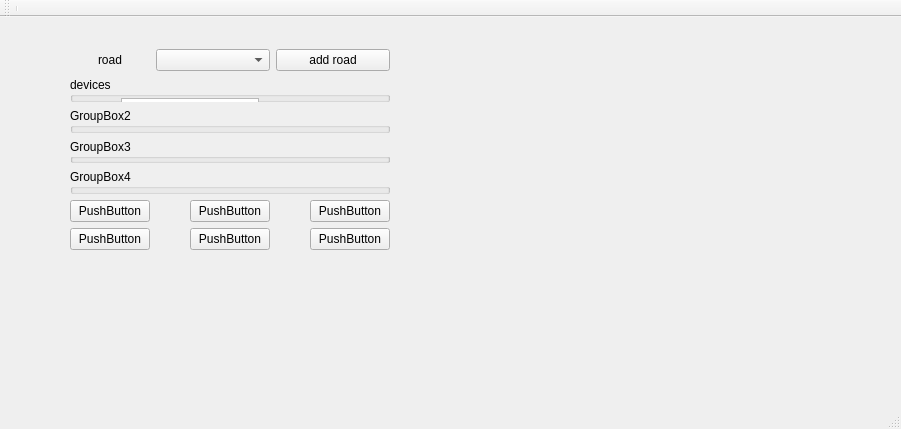
<?xml version="1.0" encoding="UTF-8"?>
<ui version="4.0">
 <class>MainWindow</class>
 <widget class="QMainWindow" name="MainWindow">
  <property name="geometry">
   <rect>
    <x>0</x>
    <y>0</y>
    <width>901</width>
    <height>429</height>
   </rect>
  </property>
  <property name="windowTitle">
   <string>MainWindow</string>
  </property>
  <widget class="QWidget" name="centralWidget">
   <widget class="QWidget" name="horizontalLayoutWidget">
    <property name="geometry">
     <rect>
      <x>20</x>
      <y>10</y>
      <width>481</width>
      <height>311</height>
     </rect>
    </property>
    <layout class="QHBoxLayout" name="horizontalLayout">
     <item>
      <widget class="QWidget" name="widget_info" native="true">
       <widget class="QWidget" name="layoutWidget">
        <property name="geometry">
         <rect>
          <x>0</x>
          <y>0</y>
          <width>398</width>
          <height>223</height>
         </rect>
        </property>
        <layout class="QGridLayout" name="gridLayout" rowstretch="0,0,0,0,0,0,0" columnstretch="0,0,0,0,0,0,0">
         <property name="sizeConstraint">
          <enum>QLayout::SetDefaultConstraint</enum>
         </property>
         <item row="1" column="1" colspan="5">
          <widget class="QGroupBox" name="groupBox_1">
           <property name="title">
            <string>devices</string>
           </property>
           <widget class="QWidget" name="verticalLayoutWidget">
            <property name="geometry">
             <rect>
              <x>40</x>
              <y>10</y>
              <width>160</width>
              <height>117</height>
             </rect>
            </property>
            <layout class="QVBoxLayout" name="verticalLayout">
             <item>
              <widget class="QTreeView" name="treeView_devices">
               <property name="contextMenuPolicy">
                <enum>Qt::CustomContextMenu</enum>
               </property>
               <property name="editTriggers">
                <set>QAbstractItemView::NoEditTriggers</set>
               </property>
              </widget>
             </item>
            </layout>
           </widget>
          </widget>
         </item>
         <item row="5" column="2">
          <spacer name="horizontalSpacer">
           <property name="orientation">
            <enum>Qt::Horizontal</enum>
           </property>
           <property name="sizeHint" stdset="0">
            <size>
             <width>40</width>
             <height>20</height>
            </size>
           </property>
          </spacer>
         </item>
         <item row="5" column="3">
          <widget class="QPushButton" name="pushButton_2">
           <property name="text">
            <string>PushButton</string>
           </property>
          </widget>
         </item>
         <item row="5" column="1">
          <widget class="QPushButton" name="pushButton">
           <property name="text">
            <string>PushButton</string>
           </property>
          </widget>
         </item>
         <item row="6" column="1">
          <widget class="QPushButton" name="pushButton_4">
           <property name="text">
            <string>PushButton</string>
           </property>
          </widget>
         </item>
         <item row="2" column="1" colspan="5">
          <widget class="QGroupBox" name="groupBox_2">
           <property name="title">
            <string>GroupBox2</string>
           </property>
          </widget>
         </item>
         <item row="4" column="1" colspan="5">
          <widget class="QGroupBox" name="groupBox_4">
           <property name="title">
            <string>GroupBox4</string>
           </property>
          </widget>
         </item>
         <item row="5" column="5">
          <widget class="QPushButton" name="pushButton_3">
           <property name="text">
            <string>PushButton</string>
           </property>
          </widget>
         </item>
         <item row="3" column="1" colspan="5">
          <widget class="QGroupBox" name="groupBox_3">
           <property name="title">
            <string>GroupBox3</string>
           </property>
          </widget>
         </item>
         <item row="6" column="5">
          <widget class="QPushButton" name="pushButton_6">
           <property name="text">
            <string>PushButton</string>
           </property>
          </widget>
         </item>
         <item row="6" column="3">
          <widget class="QPushButton" name="pushButton_5">
           <property name="text">
            <string>PushButton</string>
           </property>
          </widget>
         </item>
         <item row="0" column="1">
          <widget class="QLabel" name="label">
           <property name="text">
            <string>road</string>
           </property>
           <property name="alignment">
            <set>Qt::AlignCenter</set>
           </property>
          </widget>
         </item>
         <item row="5" column="0">
          <spacer name="horizontalSpacer_3">
           <property name="orientation">
            <enum>Qt::Horizontal</enum>
           </property>
           <property name="sizeHint" stdset="0">
            <size>
             <width>40</width>
             <height>20</height>
            </size>
           </property>
          </spacer>
         </item>
         <item row="5" column="4">
          <spacer name="horizontalSpacer_2">
           <property name="orientation">
            <enum>Qt::Horizontal</enum>
           </property>
           <property name="sizeType">
            <enum>QSizePolicy::Expanding</enum>
           </property>
           <property name="sizeHint" stdset="0">
            <size>
             <width>40</width>
             <height>20</height>
            </size>
           </property>
          </spacer>
         </item>
         <item row="6" column="6">
          <spacer name="horizontalSpacer_4">
           <property name="orientation">
            <enum>Qt::Horizontal</enum>
           </property>
           <property name="sizeHint" stdset="0">
            <size>
             <width>40</width>
             <height>20</height>
            </size>
           </property>
          </spacer>
         </item>
         <item row="0" column="4" colspan="2">
          <widget class="QPushButton" name="pushButton_add_road">
           <property name="text">
            <string>add road</string>
           </property>
          </widget>
         </item>
         <item row="0" column="2" colspan="2">
          <widget class="QComboBox" name="comboBox"/>
         </item>
        </layout>
       </widget>
      </widget>
     </item>
    </layout>
   </widget>
  </widget>
  <widget class="QMenuBar" name="menuBar">
   <property name="geometry">
    <rect>
     <x>0</x>
     <y>0</y>
     <width>901</width>
     <height>25</height>
    </rect>
   </property>
  </widget>
  <widget class="QToolBar" name="mainToolBar">
   <attribute name="toolBarArea">
    <enum>TopToolBarArea</enum>
   </attribute>
   <attribute name="toolBarBreak">
    <bool>false</bool>
   </attribute>
   <addaction name="separator"/>
  </widget>
  <widget class="QStatusBar" name="statusBar"/>
 </widget>
 <layoutdefault spacing="6" margin="11"/>
 <resources/>
 <connections/>
</ui>
